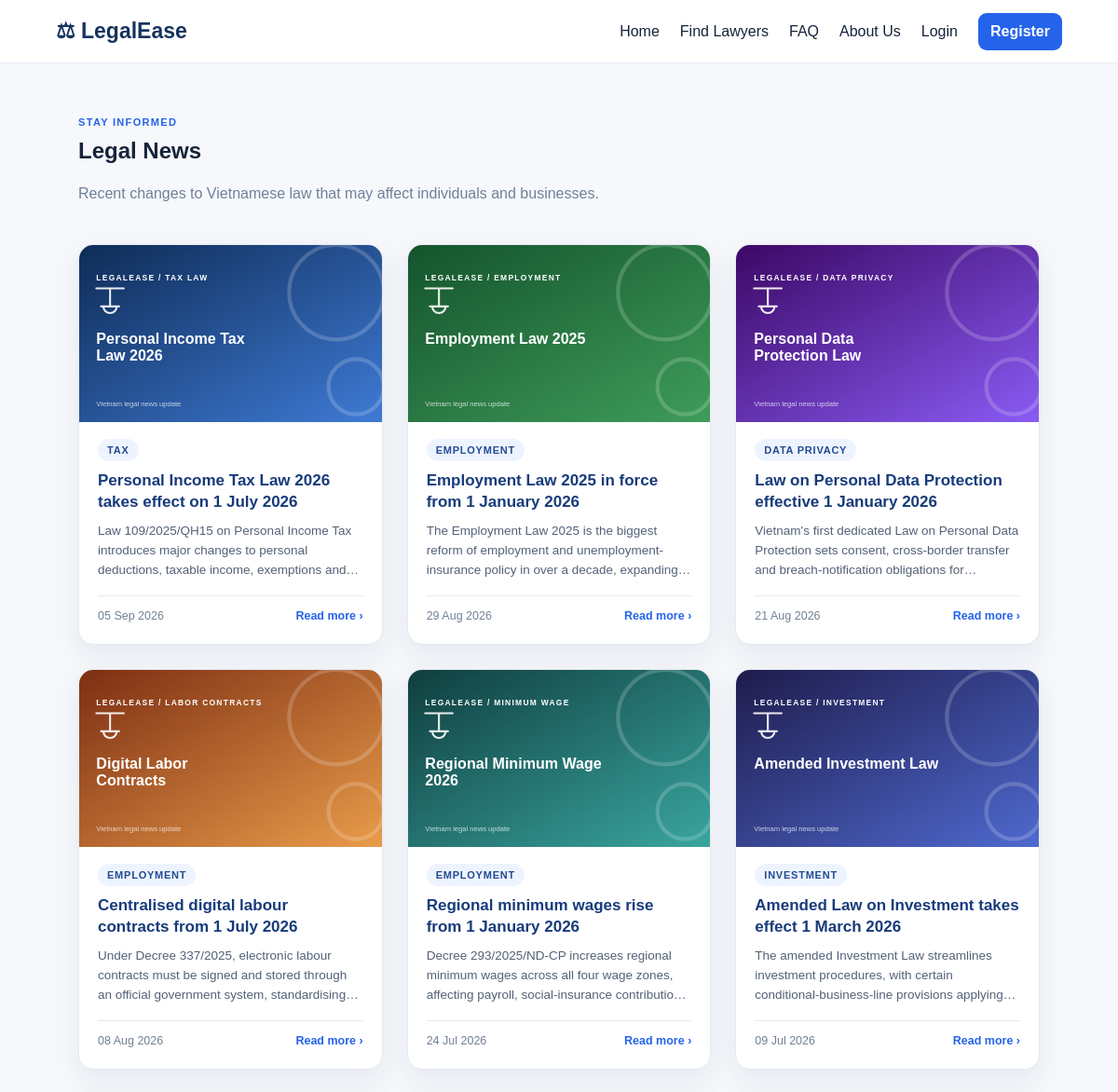
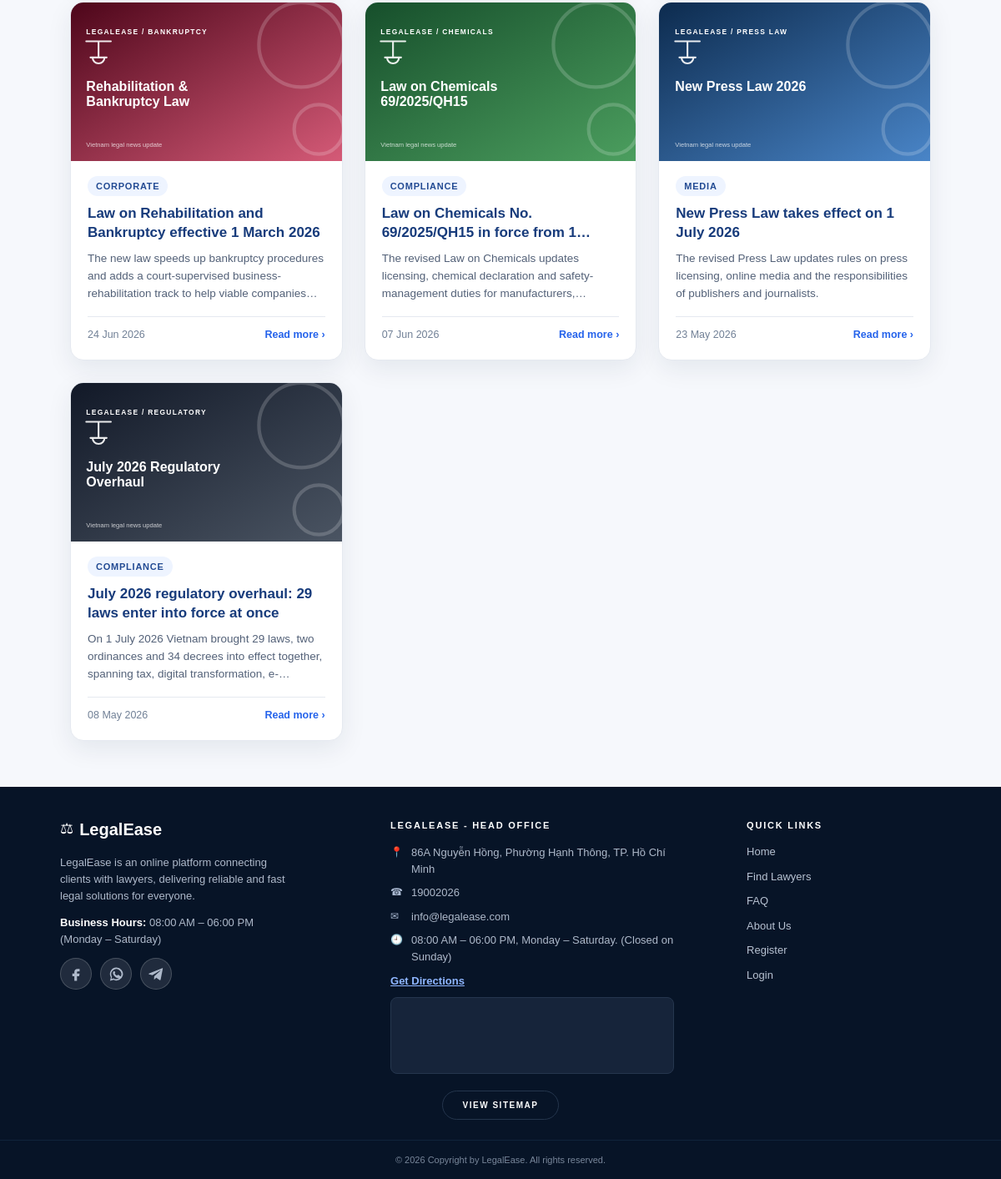
The page /public/news.php on the database its author committed (2 pictures, top to bottom).
### tables this page shows
CREATE TABLE content_management (
 id INT AUTO_INCREMENT PRIMARY KEY,type ENUM('FAQ','Guide','News','Announcement') NOT NULL,category VARCHAR(100) DEFAULT NULL,title VARCHAR(255) NOT NULL,body TEXT NOT NULL,image_file VARCHAR(255) DEFAULT NULL,link_url VARCHAR(255) DEFAULT NULL,sort_order INT NOT NULL DEFAULT 0,created_by INT NOT NULL,is_published TINYINT(1) NOT NULL DEFAULT 1,
 created_at DATETIME NOT NULL DEFAULT CURRENT_TIMESTAMP,updated_at DATETIME NOT NULL DEFAULT CURRENT_TIMESTAMP ON UPDATE CURRENT_TIMESTAMP,
 CONSTRAINT fk_content_admin FOREIGN KEY(created_by) REFERENCES users(id)
);

### public/news.php (the view, shortened to what this page needs)
<?php
require_once __DIR__.'/../includes/bootstrap.php';
$page=max(1, (int)($_GET['page']??1));
$per=10;
$total=(int)$pdo->query("SELECT COUNT(*) FROM content_management WHERE type='News' AND is_published=1")->fetchColumn();
$offset=($page-1)*$per;
$rows=$pdo->query("SELECT title,body,category,image_file,link_url,updated_at FROM content_management WHERE type='News' AND is_published=1 ORDER BY sort_order,updated_at DESC,id DESC LIMIT $per OFFSET $offset")->fetchAll();
?>
<section class="section" id="newspage">
<div class="section-heading">
<div>
<p class="eyebrow">Stay informed</p>
<h1>Legal News</h1>
<p class="muted">Recent changes to Vietnamese law that may affect individuals and businesses.</p>
</div>
</div>
 <div class="news-list-grid">
  <?php
foreach($rows as $n):?>
  <article class="n-card">
   <?php
if($n['image_file']):?><img class="n-img" src="/LegalEase_eProject/<?=e($n['image_file'])?>" alt="<?=e($n['title'])?>"><?php
endif?>
   <div class="n-body">
    <?php
if($n['category']):?><span class="n-tag"><?=e($n['category'])?></span><?php
endif?>
    <h3><?=e($n['title'])?></h3>
<p><?=e(mb_strimwidth(strip_tags($n['body']), 0, 200, '...'))?></p>
<div class="n-foot">
<span class="muted"><?=e(date('d M Y', strtotime($n['updated_at'])))?></span>
     <?php
if($n['link_url']):?><a class="feature-more" href="<?=e($n['link_url'])?>" target="_blank" rel="noopener">Read more &rsaquo;</a><?php
endif?>
    </div>
</div>
</article>
  <?php
endforeach?>
 </div><?=paginate($total, $page, $per, '/LegalEase_eProject/public/news.php')?>
</section>

### assets/css/app.css (style rules this page uses)
:root { --ink:#16233a; --muted:#718096; --line:#e5e9f0; --blue:#2563eb; --bg:#f6f8fc; --green:#15803d; --red:#b91c1c; --amber:#b45309 }
* { box-sizing:border-box }
body { margin:0; font-family:Arial,Helvetica,sans-serif; color:var(--ink); background:var(--bg); line-height:1.5 }
a { color:inherit; text-decoration:none }
.section { padding:55px 7vw }
.muted { color:var(--muted) }
.eyebrow { text-transform:uppercase; letter-spacing:.12em; color:var(--blue); font-size:11px; font-weight:800; margin:0 0 4px }
.section-heading { display:flex; justify-content:space-between; align-items:end; gap:20px; margin-bottom:22px }
.section-heading h2,.section-heading h1 { margin:0 }
.feature-more { font-weight:800; color:#2563eb }

### public/news.php (style rules this page uses)
#newspage .section-heading { margin-bottom:26px }
#newspage .news-list-grid { display:grid;grid-template-columns:repeat(3,minmax(0,1fr));gap:26px;align-items:stretch }
#newspage .n-card { display:flex;flex-direction:column;background:#fff;border:1px solid var(--line);border-radius:16px;overflow:hidden;box-shadow:0 10px 30px rgba(16,35,65,.08);transition:transform .18s ease,box-shadow .18s ease }
#newspage .n-img { width:100%;height:190px;object-fit:cover;flex:none;display:block;background:#e8edf5 }
#newspage .n-body { padding:18px 20px 20px;display:flex;flex-direction:column;flex:1 }
#newspage .n-tag { align-self:flex-start;background:#eef4ff;color:#234b93;font-size:11px;font-weight:800;letter-spacing:.07em;text-transform:uppercase;padding:4px 10px;border-radius:999px;margin-bottom:10px }
#newspage .n-body h3 { margin:0 0 9px;font-size:17px;line-height:1.35;color:#173b7b;display:-webkit-box;-webkit-line-clamp:2;-webkit-box-orient:vertical;overflow:hidden;min-height:46px }
#newspage .n-body p { margin:0 0 16px;color:#536178;font-size:13.5px;line-height:1.55;display:-webkit-box;-webkit-line-clamp:3;-webkit-box-orient:vertical;overflow:hidden;flex:1 }
#newspage .n-foot { display:flex;justify-content:space-between;align-items:center;gap:12px;font-size:12.5px;border-top:1px solid var(--line);padding-top:12px }
#newspage .n-foot .muted { white-space:nowrap }

### rows shown on the page
content_management: image_file (picture), category "TAX", title "Personal Income Tax Law 2026 takes effect on 1 July 2026", body "Law 109/2025/QH15 on Personal Income Tax introduces major changes to personal deductions, taxable income, exemptions…", updated_at "05 Sep 2026"
content_management: image_file (picture), category "EMPLOYMENT", title "Employment Law 2025 in force from 1 January 2026", body "The Employment Law 2025 is the biggest reform of employment and unemployment-insurance policy in over a decade,…", updated_at "29 Aug 2026"
content_management: image_file (picture), category "DATA PRIVACY", title "Law on Personal Data Protection effective 1 January 2026", body "Vietnam's first dedicated Law on Personal Data Protection sets consent, cross-border transfer and breach-notification obligations…", updated_at "21 Aug 2026"
content_management: image_file (picture), category "EMPLOYMENT", title "Centralised digital labour contracts from 1 July 2026", body "Under Decree 337/2025, electronic labour contracts must be signed and stored through an official government system,…", updated_at "08 Aug 2026"
content_management: image_file (picture), category "EMPLOYMENT", title "Regional minimum wages rise from 1 January 2026", body "Decree 293/2025/ND-CP increases regional minimum wages across all four wage zones, affecting payroll, social-insurance…", updated_at "24 Jul 2026"
content_management: image_file (picture), category "INVESTMENT", title "Amended Law on Investment takes effect 1 March 2026", body "The amended Investment Law streamlines investment procedures, with certain conditional-business-line provisions…", updated_at "09 Jul 2026"
content_management: image_file (picture), category "CORPORATE", title "Law on Rehabilitation and Bankruptcy effective 1 March 2026", body "The new law speeds up bankruptcy procedures and adds a court-supervised business-rehabilitation track to help viable…", updated_at "24 Jun 2026"
content_management: image_file (picture), category "COMPLIANCE", title "Law on Chemicals No. 69/2025/QH15 in force from…", body "The revised Law on Chemicals updates licensing, chemical declaration and safety-management duties for…", updated_at "07 Jun 2026"
content_management: image_file (picture), category "MEDIA", title "New Press Law takes effect on 1 July 2026", body "The revised Press Law updates rules on press licensing, online media and the responsibilities of publishers and journalists.", updated_at "23 May 2026"
content_management: image_file (picture), category "COMPLIANCE", title "July 2026 regulatory overhaul: 29 laws enter into force at once", body "On 1 July 2026 Vietnam brought 29 laws, two ordinances and 34 decrees into effect together, spanning tax, digital…", updated_at "08 May 2026"
